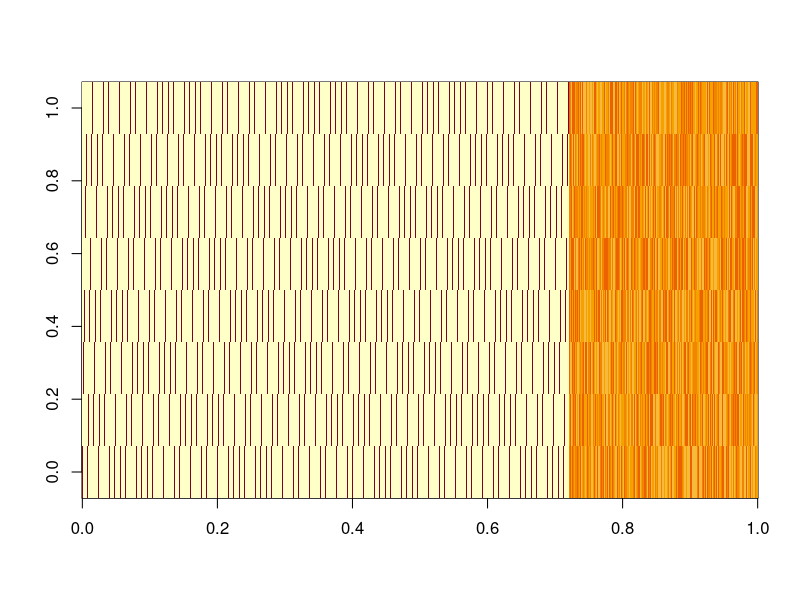
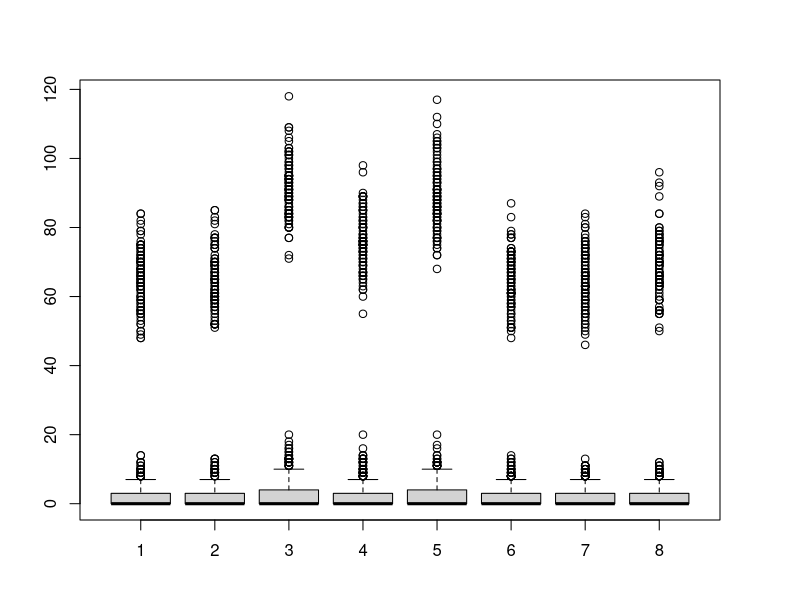
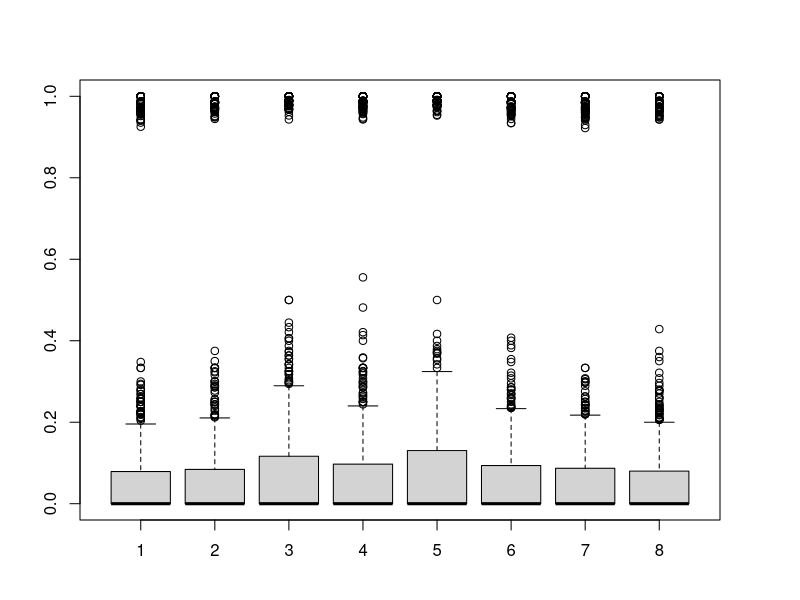
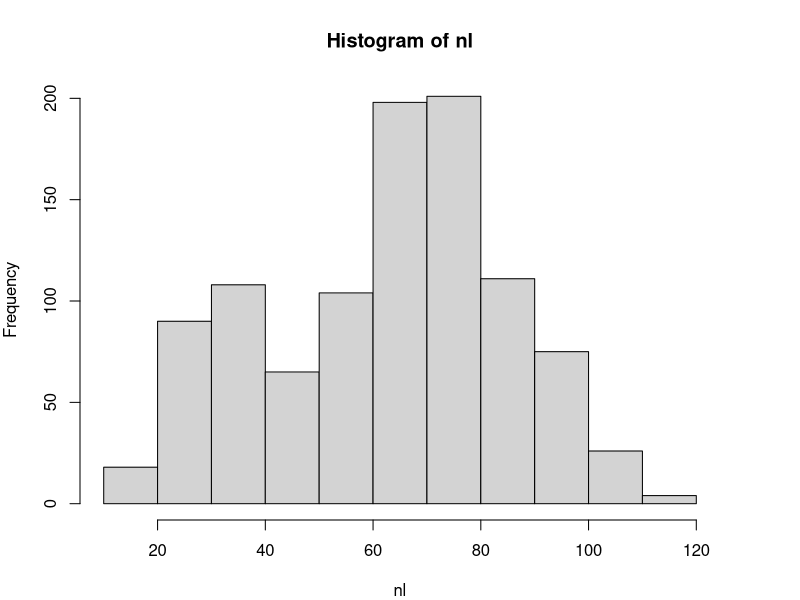
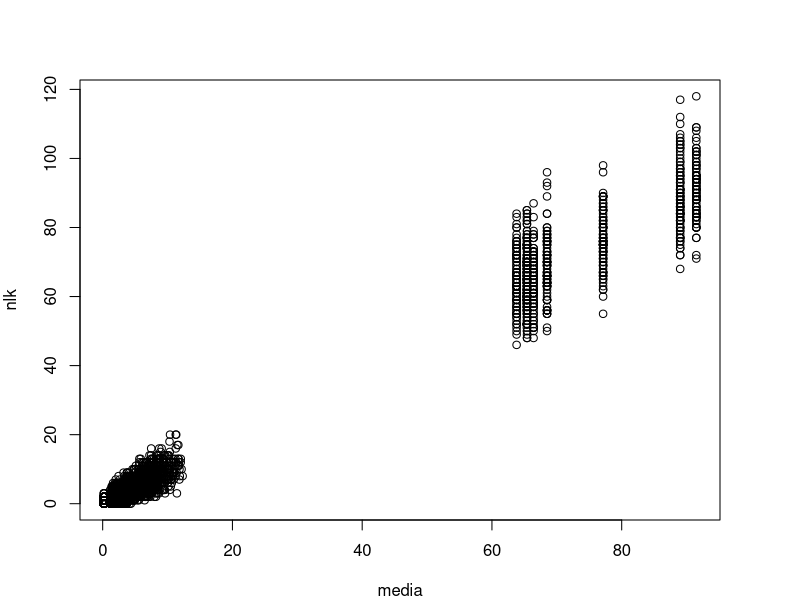
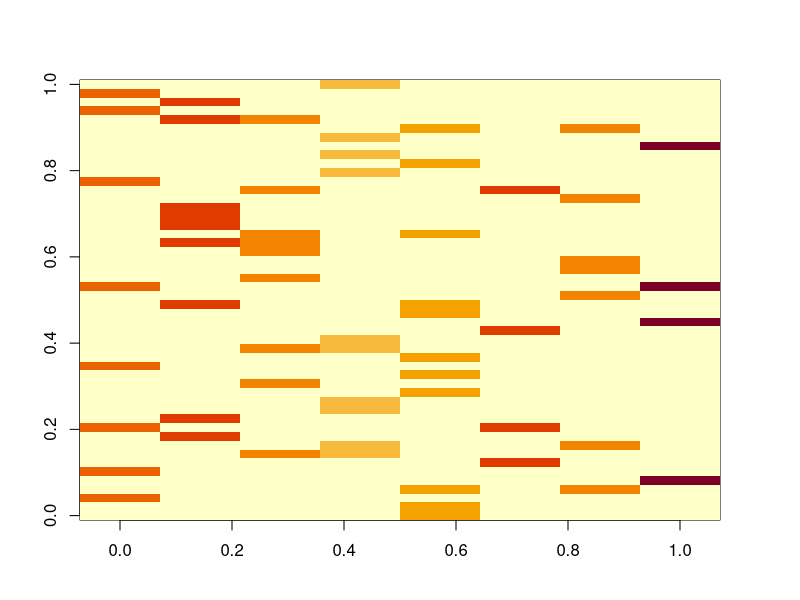
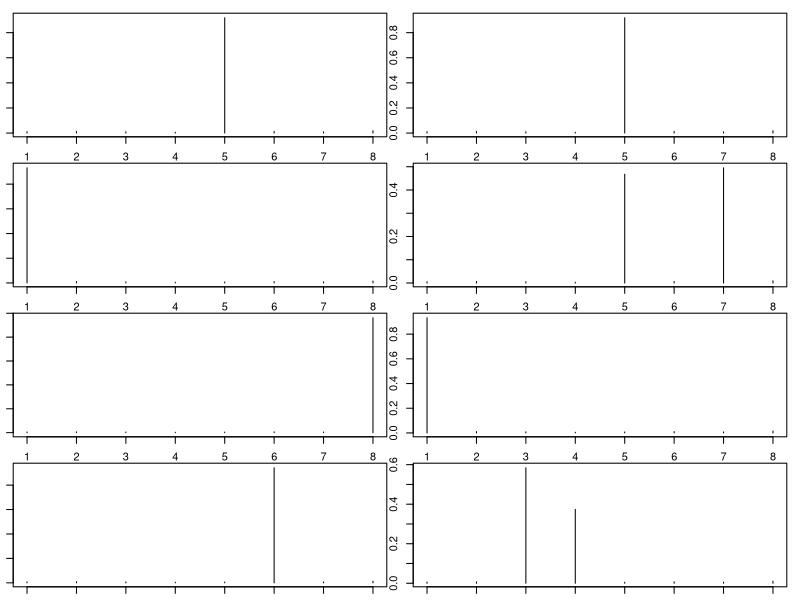
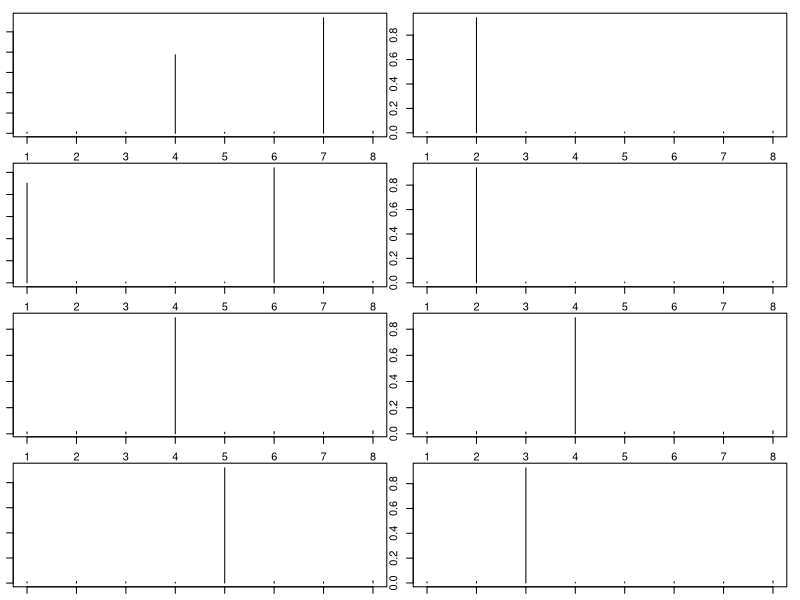

Generate these figures, in order, with R: (Note: this script raises an error after producing the figures.)
rm(list=ls(all=TRUE))
library(MCMCpack)
set.seed(1)

nloc=1000
nspp=100
ncommun=8

#design matrix
xmat=matrix(runif(nloc*ncommun,min=-1,max=1),nloc,ncommun)

#pure sites
tmp=matrix(-3,ncommun,ncommun)
diag(tmp)=3
num1=floor(nloc/ncommun); num1
for (i in 1:90){
  seq1=(ncommun*(i-1)+1):(ncommun*i)
  xmat[seq1,]=tmp
}
image(xmat[1:(num1*ncommun),])

#parameters
lambda.true=lambda=runif(ncommun,min=3,max=5)
betas.true=betas=diag(1,ncommun)

#get means
lambda1=matrix(lambda,nloc,ncommun,byrow=T)
media.true=media=exp(log(lambda1)+xmat%*%betas); range(media)
head(media)

#generate N_lk
par(mfrow=c(1,1),mar=rep(4,4))
nlk=matrix(NA,nloc,ncommun)
for (i in 1:ncommun){
  nlk[,i]=rpois(nloc,media[,i])
}
nlk.true=nlk; boxplot(nlk)
z=nlk/apply(nlk,1,sum); apply(z,1,sum); boxplot(z); apply(z,2,range); apply(z>0.6,2,mean)
nl=apply(nlk,1,sum)
hist(nl)
sum(nl)

plot(media,nlk)

#generate phi (assuming that each species is strongly present in a single group) 
# x=0:4
# z=dbinom(x,size=4,prob=0.05)
# plot(x+1,z,type='h')

phi=matrix(0.01,ncommun,nspp)
num=floor(nspp/ncommun)
tmp=rep(NA,nspp)
for (i in 1:nspp){
  n=rbinom(1,size=2,prob=0.1)+1
  tmp[i]=n
  ind=sample(1:ncommun,size=n)
  phi[ind,i]=1
}
table(tmp)
phi.true=phi=phi/matrix(apply(phi,1,sum),ncommun,nspp)
apply(phi,1,sum)

image(phi[,1:50])

#per species
par(mfrow=c(4,2),mar=rep(1,4))
for (i in 1:(ncommun*2)) plot(phi[,i]/sum(phi[,i]),type='h')

par(mfrow=c(4,2),mar=rep(1,4))
for (i in 1:ncommun) plot(phi[i,],type='h')

# for (i in 1:nspp){ #add some zeroes
#   ind=sample(1:ncommun,size=1)
#   tmp[ind,i]=runif(1,min=0.5,max=1)
# }
# phi=tmp/matrix(rowSums(tmp),ncommun,nspp) #re-scale to make sure it sums to 1
# round(phi[,1:20],2)
# table(round(phi,2))

unique(rowSums(phi))
phi.true=phi
image(phi)

#generate actual observations y
array.lsk=array(0,dim=c(nloc,nspp,ncommun))
for (i in 1:nloc){
  for (k in 1:ncommun){
    array.lsk[i,,k]=rmultinom(1,size=nlk[i,k],prob=phi[k,])
  }
}
array.lsk.true=array.lsk
y=apply(array.lsk,c(1,2),sum)
nks=t(apply(array.lsk,c(2,3),sum))
image(y)
plot(phi,nks)

#checking if it makes sense
plot(apply(array.lsk,c(1,3),sum),nlk)
lines(c(0,1000),c(0,1000))

#look at stuff to make sure it makes sense
phi.estim=nks/matrix(rowSums(nks),ncommun,nspp)
plot(phi.true,phi.estim)
nks.true=nks

#export results
setwd('U:\\GIT_models\\git_LDA_MS')
nome='fake data.csv'
colnames(y)=paste('spp',1:nspp,sep='')
rownames(y)=paste('loc',1:nloc,sep='')
write.csv(y,nome,row.names=F)    

nome='fake data xmat.csv'
write.csv(xmat,nome,row.names=F)    
